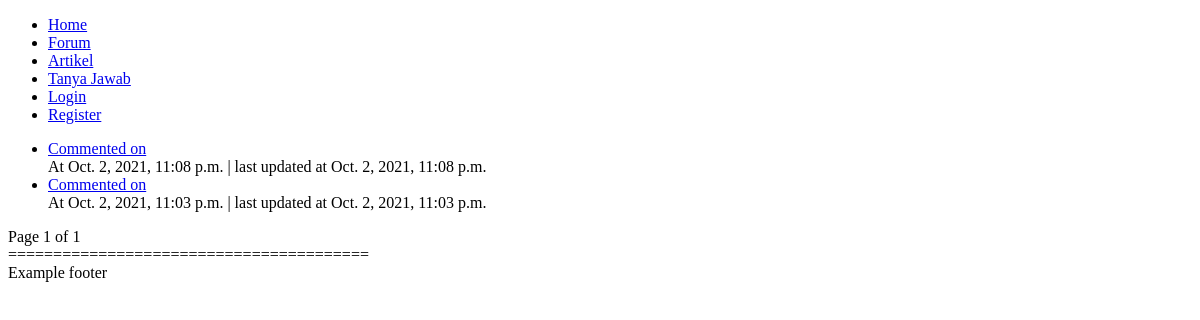
The page /profile/admin_sehatin/comments on the database as committed earlier.
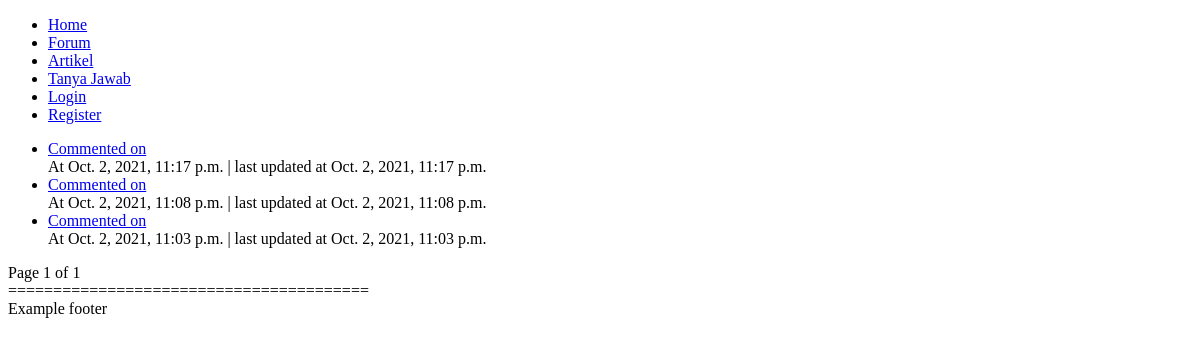
The same page on the database as committed later.
### sehat_in_webproject/models.py (models this page shows)
class Comment(models.Model): # Comment of a post
    id = models.AutoField(primary_key=True)
    content = models.TextField()
    created_at = models.DateTimeField(auto_now_add=True)
    updated_at = models.DateTimeField(auto_now=True)
    comment_Forum = models.ForeignKey(Forum, on_delete=models.CASCADE, null=True, blank=True)
    comment_Konsultasi = models.ForeignKey(Konsultasi, on_delete=models.CASCADE, null=True, blank=True)
    user = models.ForeignKey(User, on_delete=models.SET_NULL, null=True)
    likes = models.IntegerField(default=0)

### sehat_in_webproject/views.py (the view)
# urls.py: path('profile/<str:username>/comments', views.profile_Comments, name='profile/comments'),
def profile_Comments(request, username):
    user = User.objects.get(username=username)
    if user:
        paginator = Paginator(Comment.objects.filter(user=user).order_by('-created_at'), 25)
        page = request.GET.get('page')
        comments = paginator.get_page(page)
        return render(request, 'profile/comments.html', {'theUser': user, 'comments': comments})
    else:
        raise Http404

### templates/profile/comments.html (shortened to what this page needs)
<!DOCTYPE html>
<html lang="en">
<head>
</head>
<body>
    {% include 'templates/header.html' %}
    <ul>
    {% for comment in comments %}
        <li>
            <a href="/post/{{ comment.post.id }}/{{ comment.post.title }}#comments-{{ comment.id }}">Commented on {{ comment.post.title }}<br></a>
            At {{ comment.created_at }} | last updated at {{ comment.updated_at }}
        </li>
    {% endfor %}
    </ul>
    Page {{ comments.number }} of {{ comments.paginator.num_pages }}<br>
    {% include 'templates/footer.html' %}
</body>
</html>

Rows that differ between the two databases and show on the page:
added Comment: created_at "Oct. 2, 2021, 11:17 p.m.", updated_at "Oct. 2, 2021, 11:17 p.m."
